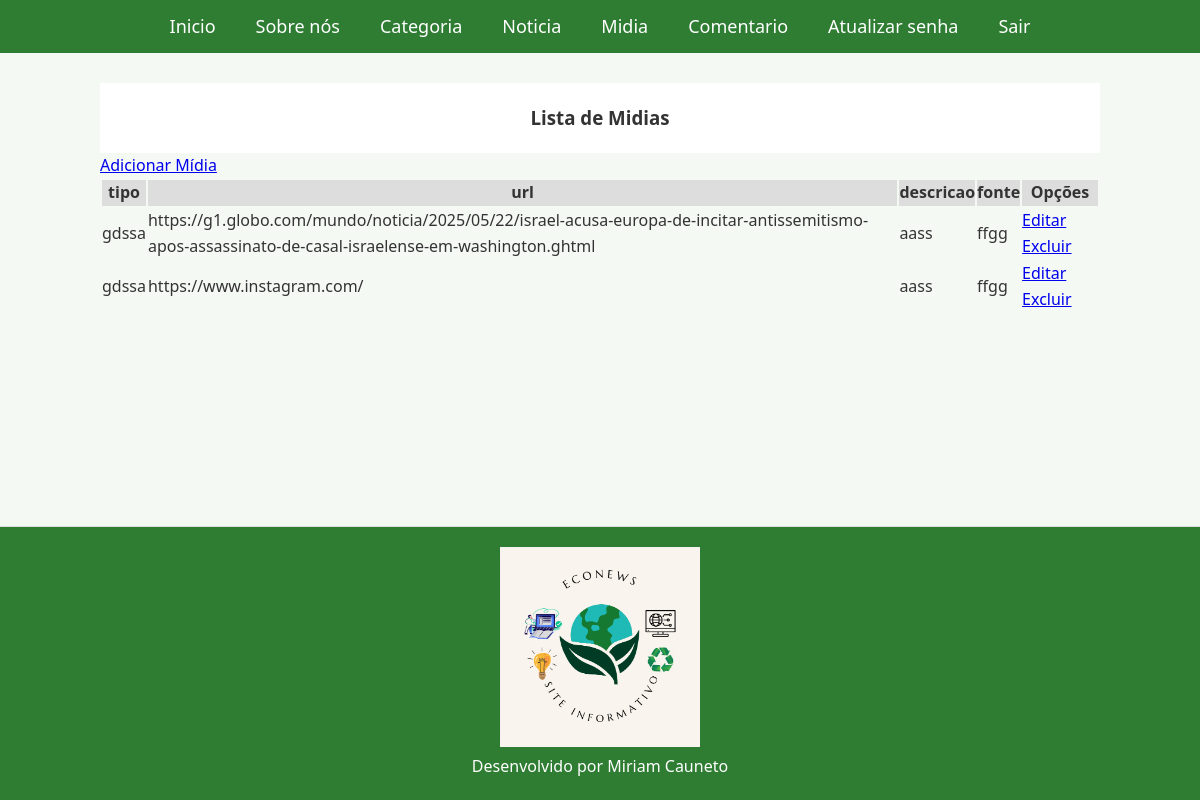
The app's page /listar/midia/ (signed in), older data.
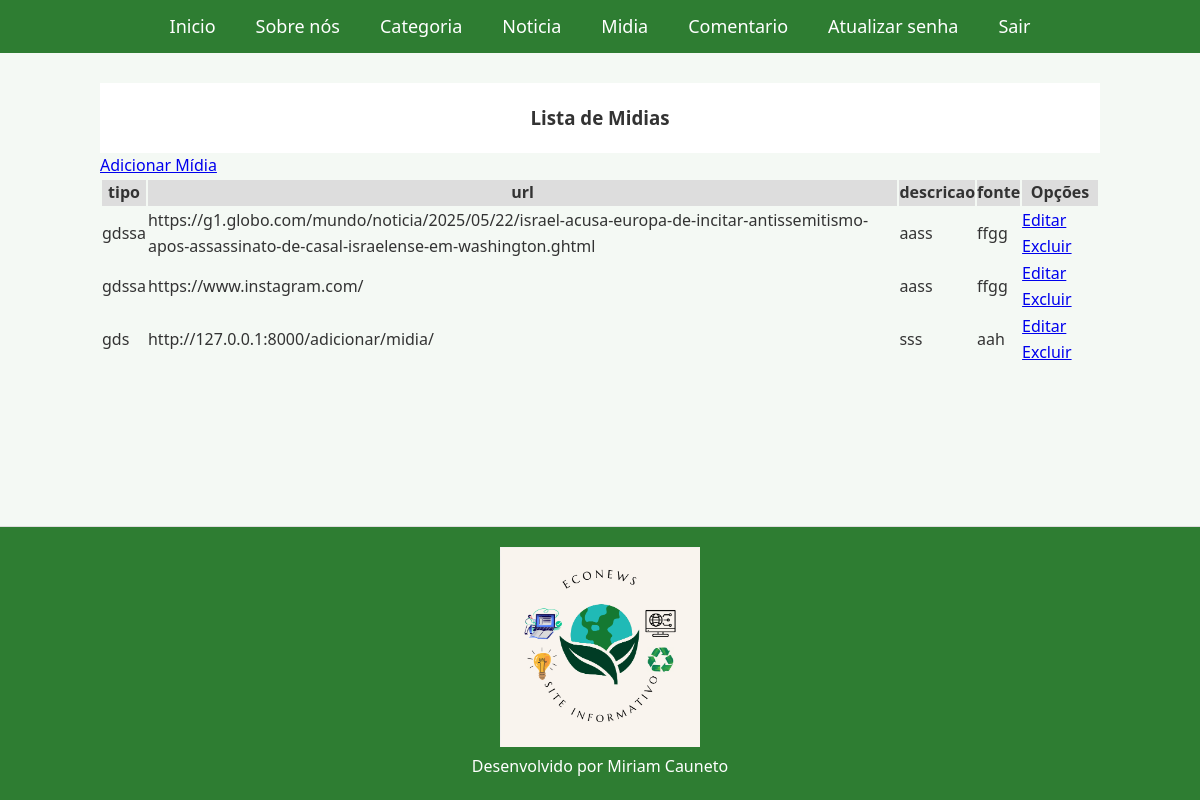
The same page, newer data.
### paginas/models.py (models this page shows, shortened)
class Midia(models.Model):
    tipo = models.CharField(max_length=150)
    url = models.URLField(max_length=150)
    descricao = models.CharField(max_length=200, verbose_name= "descricao")
    fonte = models.CharField(max_length=150)

### paginas/views.py (the view)
# urls.py: path("listar/midia/", MidiaList.as_view(), name="listar-midia"),
class MidiaList(LoginRequiredMixin, ListView):
    model = Midia
    template_name = 'paginas/midia.html'

### paginas/templates/paginas/midia.html
{% extends "paginas/index.html" %}
{% load static %}
{% block conteudo %}
<header>
    <h3> Lista de Midias </h3>
</header>
<a href="{% url "adicionar-midia" %}">Adicionar Mídia</a>
<br>
<table>
    <tr>
        <th>tipo</th>
        <th>url</th>
        <th>descricao</th>
        <th>fonte</th>
        <th>Opções</th>
    </tr>
    {% for midia in object_list %}
    <tr>
        <td>{{midia.tipo}}</td>
        <td>{{midia.url}}</td>
        <td>{{midia.descricao}}</td>
        <td>{{midia.fonte}}</td>
        <td>
            <a href="{% url "editar-midia" midia.pk %}">Editar</a>
            <a href="{% url "excluir-midia" midia.pk %}">Excluir</a>
        </td>
    </tr>
    {% empty %}
    <tr>
        <td colspan="5"> Nenhum registro encontrado.</td>
    </tr>
    {% endfor %}
</table>
{% endblock %}

Row changes from the older to the newer data that the page shows:
added Midia: tipo "gds", url "http://127.0.0.1:8000/adicionar/midia/", descricao "sss", fonte "aah"
